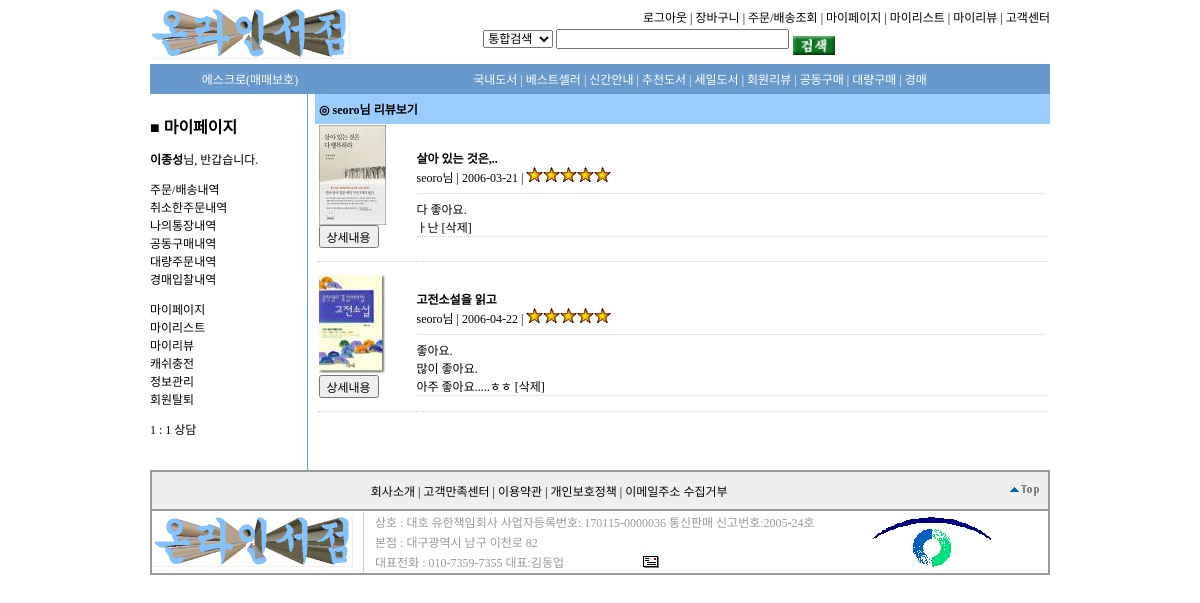
The page /MyReviewAll.php (signed in) on the database its author committed.
### tables this page shows
CREATE TABLE `myreview` (
  `id` int(11) NOT NULL auto_increment,
  `goodsid` int(11) NOT NULL default '0',
  `memberid` varchar(20) NOT NULL default '',
  `title` varchar(30) NOT NULL default '',
  `content` text,
  `mark` tinyint(4) NOT NULL default '0',
  `drdate` date NOT NULL default '0000-00-00',
  PRIMARY KEY  (`id`)
);

CREATE TABLE `goods` (
  `id` int(11) NOT NULL auto_increment,
  `pwd` varchar(20) NOT NULL default '',
  `fixnum` int(11) NOT NULL default '0',
  `gs2id` int(11) NOT NULL default '0',
  `gs3id` int(11) NOT NULL default '0',
  `name` varchar(50) NOT NULL default '',
  `author` varchar(50) NOT NULL default '',
  `publishing` varchar(20) NOT NULL default '',
  `pyear` year(4) NOT NULL default '0000',
  `pmonth` char(2) NOT NULL default '',
  `pday` char(2) NOT NULL default '',
  `epage` smallint(6) NOT NULL default '0',
  `isbn` varchar(20) NOT NULL default '',
  `fixprice` int(11) NOT NULL default '0',
  `price` int(11) NOT NULL default '0',
  `dday` tinyint(4) NOT NULL default '0',
  `dcost` tinyint(4) NOT NULL default '0',
  `dcountry` tinyint(4) NOT NULL default '0',
  `lowest` tinyint(4) NOT NULL default '0',
  `gsnew` tinyint(4) NOT NULL default '0',
  `best` tinyint(4) NOT NULL default '0',
  `recomend` tinyint(4) NOT NULL default '0',
  `sale` tinyint(4) NOT NULL default '0',
  `rela` varchar(30) default NULL,
  `point` int(11) NOT NULL default '0',
  `mania` tinyint(4) NOT NULL default '0',
  `volume` smallint(6) default NULL,
  `rdate` int(11) NOT NULL default '0',
  `filename` varchar(50) default NULL,
  `filename2` varchar(50) default NULL,
  PRIMARY KEY  (`id`),
  KEY `name` (`name`),
  KEY `fixnum` (`fixnum`),
  KEY `new` (`gsnew`),
  KEY `best` (`best`),
  KEY `sale` (`sale`),
  KEY `rela` (`rela`),
  KEY `rdate` (`rdate`),
  KEY `author` (`author`),
  KEY `publishing` (`publishing`)
);

### MyReviewAll.php (the view)
<?php
include "top.php";
include "MyPageLeft.php";
if(!isset($_SESSION['my_member_id'])){$my_member_id ="";} else {$my_member_id = $_SESSION['my_member_id'];}
if($my_member_id){
?>
<table align="center" border="0" cellspacing="0" cellpadding="1" width="735" bordercolordark="white" bordercolorlight="#0072D1">
    <tr>
        <td width="730" height="30" bgcolor="#99CCFF">
            <p>&nbsp;<b>◎ <?php echo $my_member_id; ?>님 리뷰보기</b></p>
        </td>
    </tr>
</table>
<?php
$query2=mysqli_query($link,"select * from myreview where memberid='$my_member_id'");
$numrows2=mysqli_num_rows($query2);
if($numrows2 > 0){
	while($rowbody2=mysqli_fetch_array($query2)){
		$query=mysqli_query($link,"select * from goods where id='$rowbody2[goodsid]'");
		$rowbody=mysqli_fetch_array($query);
?>
<table align="center" border="0" cellspacing="0" cellpadding="1" width="730">
<tr><td width="100" valign="top" style="border-bottom-width:1; border-bottom-color:CFCADF; border-bottom-style:dotted;">
<a href="goodsview.php?id=<?php echo $rowbody['id']?>">
<img src="s_goodsimg/<?php echo $rowbody['filename']; ?>" border="0"></a><br>
<form>
<input type="button" Value="상세내용" onClick="window.open ('big_img.php?id=<?php echo $rowbody['id']?>', 'new', 'toolbar=no,location=no,directories=no,status=no,menubar=no,scrollbars=auto, resizable=no,copyhistory=no,width=700, height=500')">
</form>
</td>
<td width="630" style="border-bottom-width:1; border-bottom-color:CFCADF; border-bottom-style:dotted;">
<table width="630" border="0" cellpadding="0" cellspacing="0">
<tr>
<td style="border-bottom-width:1; border-bottom-color:CFCADF; border-bottom-style:dotted;">
<?php
$query3=mysqli_query($link,"select * from myreview where goodsid=$rowbody[id] limit 2");
while($rowbody3=mysqli_fetch_array($query3)){
echo "<b>".$rowbody3['title']."</b><br>";
echo $rowbody3['memberid']."님 | ".$rowbody3['drdate']." | ";
if($rowbody3['mark']==1){	?>
	<img src="image/markok.jpg" border="0"><img src="image/markno.jpg" border="0"><img src="image/markno.jpg" border="0"><img src="image/markno.jpg" border="0"><img src="image/markno.jpg" border="0">
<?php }else if($rowbody3['mark']==2){ ?>
	<img src="image/markok.jpg" border="0"><img src="image/markok.jpg" border="0"><img src="image/markno.jpg" border="0"><img src="image/markno.jpg" border="0"><img src="image/markno.jpg" border="0">
<?php }else if($rowbody3['mark']==3){ ?>
	<img src="image/markok.jpg" border="0"><img src="image/markok.jpg" border="0"><img src="image/markok.jpg" border="0"><img src="image/markno.jpg" border="0"><img src="image/markno.jpg" border="0">
<?php }else if($rowbody3['mark']==4){ ?>
	<img src="image/markok.jpg" border="0"><img src="image/markok.jpg" border="0"><img src="image/markok.jpg" border="0"><img src="image/markok.jpg" border="0"><img src="image/markno.jpg" border="0">
<?php }else if($rowbody3['mark']==5){ ?>
	<img src="image/markok.jpg" border="0"><img src="image/markok.jpg" border="0"><img src="image/markok.jpg" border="0"><img src="image/markok.jpg" border="0"><img src="image/markok.jpg" border="0">
<?php } ?>
<hr color="white" style="border-bottom-width:1; border-bottom-color:CFCADF; border-bottom-style:dotted;">
<?php
echo nl2br($rowbody3['content'])." <a href=MyReviewDel.php?id=$rowbody[id]&delid=$rowbody3[id]&mod=myreviewdel>[삭제]</a>";
}
?>
</td>
</tr>
</table>
</td>
</tr>
</table>
<p>
<?php
	}
}
}else{
include "link_login.php";
}
include "bottom.php";
?>

### css/stylesheet.css (style rules this page uses)
body, p, td, input, select, textarea { font-size:9pt; }
A:link { text-decoration: none; color:#000000; }

### rows shown on the page
myreview: goodsid.filename (picture), title "살아 있는 것은,..", memberid "seoro", drdate "2006-03-21", mark 5 (drawn), content "다 좋아요. ㅏ난"
myreview: goodsid.filename (picture), title "고전소설을 읽고", memberid "seoro", drdate "2006-04-22", mark 5 (drawn), content "좋아요. 많이 좋아요. 아주 좋아요.....ㅎㅎ"

### other values the page prints
$my_name "이종성"
$my_member_id "seoro"
